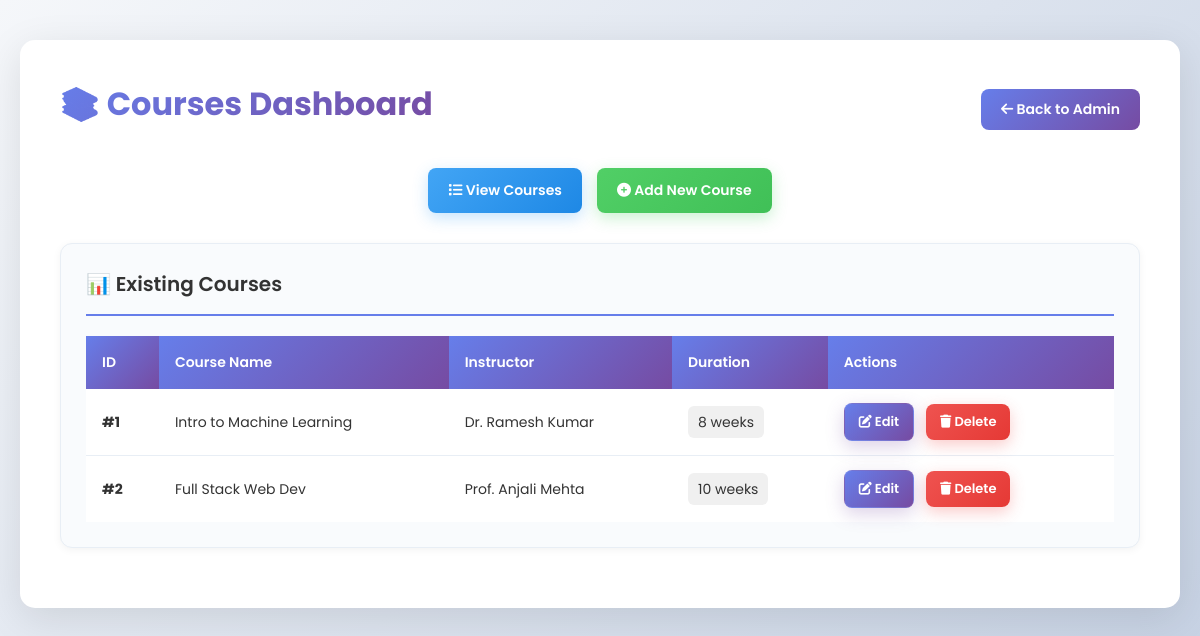
The page /courses (signed in) on the database its author committed.
### app/models.py (models this page shows, shortened)
class Courses(db.Model):
    course_id = db.Column(db.Integer, primary_key=True)
    course_name = db.Column(db.String(100))
    instructor_id = db.Column(db.Integer, db.ForeignKey('instructors.instructor_id'))
    duration = db.Column(db.String(20))  # Example: "8 weeks"
    enrollments = db.relationship('Enrollments', backref='course', lazy=True)

class Instructors(db.Model):
    instructor_id = db.Column(db.Integer, primary_key=True)
    instructor_name = db.Column(db.String(50))
    expertise = db.Column(db.String(100))
    contact = db.Column(db.String(15))
    courses = db.relationship('Courses', backref='instructor', lazy=True)

### app/routes/auth.py (the view)
@auth.route('/courses')
@login_required
def course_dashboard():
    data = Courses.query.all()
    return render_template('Course_dashboard.html', data=data)

### app/routes/auth.py (called while the page is built)
def login_required(f):
    @wraps(f)
    def decorated(*args, **kwargs):
        if current_user.is_authenticated or ('admin' in session):
            return f(*args, **kwargs)
        flash('Please log in to access that page.', 'error')
        return redirect(url_for('auth.login'))
    return decorated

### app/templates/Course_dashboard.html (shortened to what this page needs)
{% extends "base.html" %}
{% block content %}
<div class="container">
  <div style="display: flex; justify-content: space-between; align-items: center; margin-bottom: 30px;">
    <h1>📚 Courses Dashboard</h1>
    <a href="{{ url_for('auth.admin_dashboard') }}" style="text-decoration: none;">
      <button style="background: linear-gradient(135deg, #667eea 0%, #764ba2 100%); color: white; padding: 10px 20px; border: none; border-radius: 8px; cursor: pointer; font-weight: 600; transition: all 0.3s ease;">
        <i class="fas fa-arrow-left"></i> Back to Admin
      </button>
    </a>
  </div>
  <div class="add-btn-container" style="display: flex; gap: 15px; justify-content: center; margin-bottom: 30px;">
    <a href="{{ url_for('auth.course_dashboard') }}" style="text-decoration: none;">
      <button id="viewBtn" class="view-btn" style="font-weight: 600;">
        <i class="fas fa-list"></i> View Courses
      </button>
    </a>
    <a href="{{ url_for('auth.add_course_page') }}" style="text-decoration: none;">
      <button id="addBtn" class="insert-btn" style="font-weight: 600;">
        <i class="fas fa-plus-circle"></i> Add New Course
      </button>
    </a>
  </div>
  <div id="viewForm" class="card" style="animation: fadeInUp 0.3s ease-out;">
    <h2>📊 Existing Courses</h2>
    <table>
      <thead>
        <tr>
          <th>ID</th>
          <th>Course Name</th>
          <th>Instructor</th>
          <th>Duration</th>
          <th>Actions</th>
        </tr>
      </thead>
      <tbody>
        {% for course in data %}
        <tr>
          <td><strong>#{{ course.course_id }}</strong></td>
          <td>{{ course.course_name }}</td>
          <td>{{ course.instructor.instructor_name if course.instructor else '<em style="color: #999;">Unknown</em>' }}</td>
          <td><span style="background: #f0f0f0; padding: 6px 10px; border-radius: 6px;">{{ course.duration }}</span></td>
          <td>
            <a href="{{ url_for('auth.update_course', id=course.course_id) }}" style="text-decoration: none;">
              <button class="edit-btn" title="Edit course">
                <i class="fas fa-edit"></i> Edit
              </button>
            </a>
            <button onclick="confirmDelete({{ course.course_id }})" class="delete-btn" title="Delete course">
              <i class="fas fa-trash"></i> Delete
            </button>
          </td>
        </tr>
        {% endfor %}
      </tbody>
    </table>
  </div>
</div>
{% endblock %}

### app/static/css/style.css (style rules this page uses)
* { margin: 0; padding: 0; box-sizing: border-box; }
body { font-family: 'Poppins', sans-serif; background: #f0f2f5; color: #333; min-height: 100vh; }
.container { background: white; border-radius: 15px; padding: 40px; box-shadow: 0 10px 40px rgba(0, 0, 0, 0.1); animation: fadeInUp 0.6s ease-out; }
.container h1 { font-size: 32px; font-weight: 700; margin-bottom: 10px; background: linear-gradient(135deg, #667eea 0%, #764ba2 100%); -webkit-background-clip: text; -webkit-text-fill-color: transparent; background-clip: text; }
.container h2 { font-size: 24px; font-weight: 600; color: #333; margin-bottom: 20px; padding-bottom: 15px; border-bottom: 2px solid #667eea; }
button, .btn { font-family: 'Poppins', sans-serif; border: none; border-radius: 8px; padding: 12px 20px; font-weight: 600; cursor: pointer; transition: all 0.3s ease; font-size: 14px; text-decoration: none; display: inline-block; }
.insert-btn { background: linear-gradient(135deg, #51cf66 0%, #40c057 100%); color: white; box-shadow: 0 5px 15px rgba(81, 207, 102, 0.3); }
.view-btn { background: linear-gradient(135deg, #42a5f5 0%, #1e88e5 100%); color: white; box-shadow: 0 5px 15px rgba(66, 165, 245, 0.3); }
.edit-btn { background: linear-gradient(135deg, #667eea 0%, #764ba2 100%); color: white; box-shadow: 0 6px 18px rgba(118, 75, 162, 0.25); padding: 8px 14px; font-size: 13px; border: 1px solid rgba(255,255,255,0.08); }
.delete-btn { background: linear-gradient(135deg, #ef5350 0%, #e53935 100%); color: white; box-shadow: 0 5px 15px rgba(239, 83, 80, 0.3); padding: 8px 14px; font-size: 13px; }
.add-btn-container { margin: 30px 0; text-align: center; }
.card { background: #f9fbfd; border-radius: 12px; padding: 25px; margin: 20px 0; border: 1px solid #e8eef5; box-shadow: 0 2px 8px rgba(0, 0, 0, 0.05); }
.card h2 { font-size: 20px; color: #333; margin-bottom: 20px; font-weight: 600; }
table { width: 100%; border-collapse: collapse; margin-top: 20px; background: white; }
th { background: linear-gradient(135deg, #667eea 0%, #764ba2 100%); color: white; padding: 16px; text-align: left; font-weight: 600; font-size: 14px; }
td { padding: 14px 16px; border-bottom: 1px solid #e8eef5; font-size: 14px; }
tr:last-child td { border-bottom: none; }
td button, td a button { margin-right: 8px; }

### rows shown on the page
Courses: course_id "1", course_name "Intro to Machine Learning", instructor "Dr. Ramesh Kumar", duration "8 weeks"
Courses: course_id "2", course_name "Full Stack Web Dev", instructor "Prof. Anjali Mehta", duration "10 weeks"
